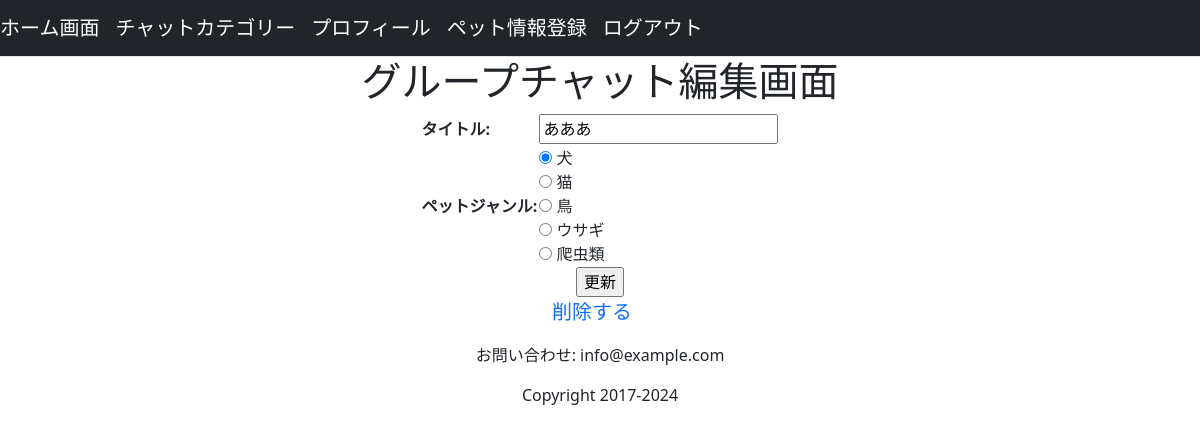
The app's page /chat_category/edit_theme/1 (signed in), older data.
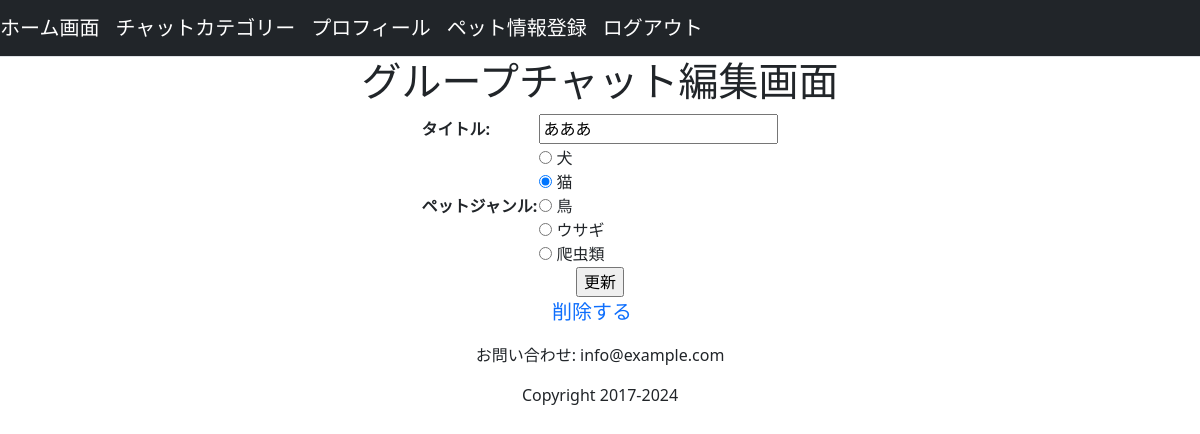
The same page, newer data.
### chat_category/models.py (models this page shows)
class Themes(models.Model):
    PET_GENRE_CHOICES = (
        (1, '犬'),
        (2, '猫'),
        (3, '鳥'),
        (4, 'ウサギ'),
        (5, '爬虫類'),
    )
    title = models.CharField(max_length=255)
    pet_genre = models.IntegerField(choices=PET_GENRE_CHOICES, default=1)
    user = models.ForeignKey(
        'accounts.Users', on_delete=models.CASCADE
    )
    objects = ThemesManager()
    class Meta:
        db_table = 'themes'

### chat_category/views.py (the view)
# urls.py: path('edit_theme/<int:id>', views.edit_theme, name='edit_theme'),
def edit_theme(request, id):
    theme = get_object_or_404(Themes, id=id)
    if theme.user.id != request.user.id:
        raise Http404
    edit_theme_form = forms.CreateThemeForm(request.POST or None, instance=theme)
    if edit_theme_form.is_valid():
        edit_theme_form.save()
        messages.success(request, 'グループチャットを更新しました')
        return redirect('chat_category:list_themes')
    return render(
        request, 'chat_category/edit_theme.html', context={
            'edit_theme_form': edit_theme_form,
            'id': id,
        }
    )

### chat_category/forms.py
class CreateThemeForm(forms.ModelForm):
    title = forms.CharField(label='タイトル')
    pet_genre = forms.ChoiceField(label='ペットジャンル', choices=(
        (1, '犬'),
        (2, '猫'),
        (3, '鳥'),
        (4, 'ウサギ'),
        (5, '爬虫類'),
    ), widget=forms.RadioSelect)
    class Meta:
        model = Themes
        fields = ('title','pet_genre',)

### templates/chat_category/edit_theme.html (shortened to what this page needs)
{% extends "base.html" %}
{% block content %}
<center>
    <strong>
    <h1>グループチャット編集画面</h1>
    </strong>
    <form method="POST">
        <table>
        {{ edit_theme_form.as_table }}
        </table>
        <input type="submit" value="更新">
    </form>
    <p><a class="navbar-brand" href="{% url 'chat_category:delete_theme' id=id %}">削除する</a></p>
</center>
{% endblock %}

Row changes from the older to the newer data that the page shows:
changed Themes "あああ": pet_genre "☑ 犬 ☐ 猫 ☐ 鳥 ☐ ウサギ ☐ 爬虫類" → "☐ 犬 ☑ 猫 ☐ 鳥 ☐ ウサギ ☐ 爬虫類"
